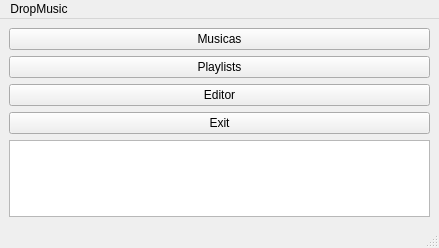
<?xml version="1.0" encoding="UTF-8"?>
<ui version="4.0">
 <class>DropMusic</class>
 <widget class="QMainWindow" name="DropMusic">
  <property name="geometry">
   <rect>
    <x>0</x>
    <y>0</y>
    <width>439</width>
    <height>248</height>
   </rect>
  </property>
  <property name="windowTitle">
   <string>MainWindow</string>
  </property>
  <widget class="QWidget" name="centralwidget">
   <layout class="QGridLayout" name="gridLayout">
    <item row="0" column="0">
     <layout class="QVBoxLayout" name="verticalLayout">
      <item>
       <widget class="QPushButton" name="bt_Musicas">
        <property name="text">
         <string>Musicas</string>
        </property>
       </widget>
      </item>
      <item>
       <widget class="QPushButton" name="bt_Playlists">
        <property name="text">
         <string>Playlists</string>
        </property>
       </widget>
      </item>
      <item>
       <widget class="QPushButton" name="bt_Editor">
        <property name="text">
         <string>Editor</string>
        </property>
       </widget>
      </item>
      <item>
       <widget class="QPushButton" name="pushButton">
        <property name="text">
         <string>Exit</string>
        </property>
       </widget>
      </item>
     </layout>
    </item>
    <item row="1" column="0">
     <widget class="QTextBrowser" name="lb_Debug"/>
    </item>
   </layout>
  </widget>
  <widget class="QMenuBar" name="menubar">
   <property name="geometry">
    <rect>
     <x>0</x>
     <y>0</y>
     <width>439</width>
     <height>20</height>
    </rect>
   </property>
   <widget class="QMenu" name="menuDropMusic">
    <property name="title">
     <string>DropMusic</string>
    </property>
   </widget>
   <addaction name="menuDropMusic"/>
  </widget>
  <widget class="QStatusBar" name="statusbar"/>
 </widget>
 <resources/>
 <connections>
  <connection>
   <sender>pushButton</sender>
   <signal>clicked()</signal>
   <receiver>DropMusic</receiver>
   <slot>close()</slot>
   <hints>
    <hint type="sourcelabel">
     <x>363</x>
     <y>279</y>
    </hint>
    <hint type="destinationlabel">
     <x>388</x>
     <y>316</y>
    </hint>
   </hints>
  </connection>
 </connections>
</ui>
